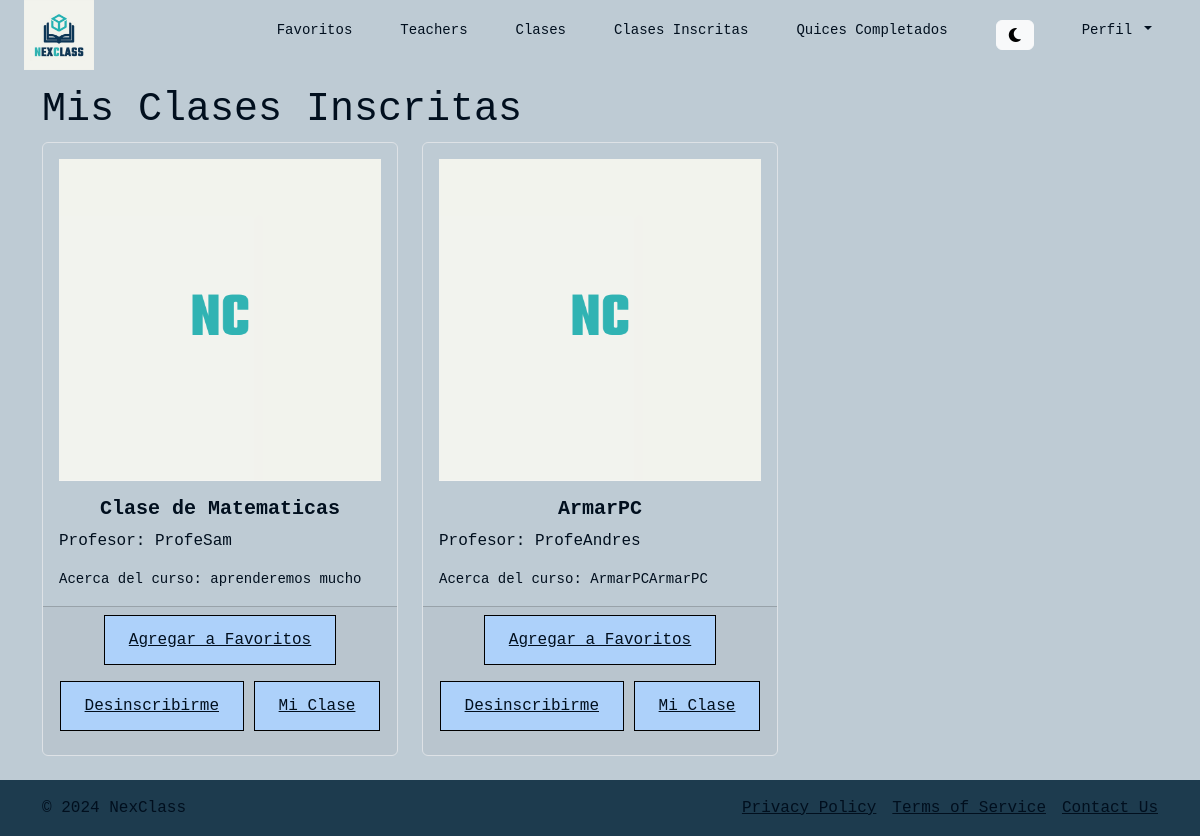
The page /clases-inscritas/ (signed in) on the database its author committed.
### mis_clases_inscritas/models.py (models this page shows)
class EnrolledClasses(models.Model):
    student = models.ForeignKey(Student, on_delete=models.CASCADE)
    student_class = models.ForeignKey(Class, on_delete=models.CASCADE)
    enrolled_date = models.DateTimeField(default=timezone.now)

### classCreation_Schedules/models.py (models this page shows, shortened)
class Class(models.Model):
    className = models.CharField(max_length=100)
    teacher = models.ForeignKey('users.Teacher', on_delete=models.CASCADE)
    description = models.TextField()
    class_picture = models.ImageField(upload_to='class_photos/', default='class_photos/default_profile.png', null=True, blank=True)

### users/models.py (models this page shows, shortened)
class Teacher(models.Model):
    user = models.OneToOneField(User, on_delete=models.CASCADE)
    specialties = models.CharField(
        max_length=50,
        choices=Specialties.choices
    )
    biography = models.TextField()
    average_rating = models.FloatField(default=0.0)
    availability = models.CharField(
        max_length=50,
        choices=Availability.choices
    )
    mode = models.CharField(
        max_length=50,
        choices=Mode.choices
    )
    def average_rating(self):
        ratings = self.ratings.all()
        if ratings:
            return sum([rating.rating for rating in ratings]) / ratings.count()
        return 0

class User(AbstractBaseUser, PermissionsMixin):
    user_id = models.AutoField(primary_key=True)
    name = models.CharField(max_length=255)
    username = models.CharField(max_length=150, unique=True)
    email = models.EmailField(unique=True)
    password = models.CharField(max_length=128)
    user_type = models.CharField(
        max_length=10,
        choices=UserType.choices
    )
    registration_date = models.DateTimeField(auto_now_add=True)
    profile_picture = models.ImageField(upload_to='profile_photos/', default='profile_photos/default_profile.png',
                                        null=True, blank=True)
    address = models.CharField(max_length=255, null=True, blank=True)
    profile_complete = models.BooleanField(default=False)
    is_active = models.BooleanField(default=True)
    is_staff = models.BooleanField(default=False)
    objects = UserManager()
    USERNAME_FIELD = 'username'
    REQUIRED_FIELDS = ['email', 'name']

### mis_clases_inscritas/views.py (the view)
# urls.py: path('clases-inscritas/', views.clases_inscritas, name='clases_inscritas'),
def clases_inscritas(request):
    student = Student.objects.get(user=request.user)
    enrolled_classes = EnrolledClasses.objects.filter(student=student)  # Filtrar clases inscritas por el estudiante
    return render(request, 'clases_inscritas.html', {'enrolled_classes': enrolled_classes})

### mis_clases_inscritas/templates/clases_inscritas.html (shortened to what this page needs)
{% extends 'navbar.html' %}
{% block content %}
<div class="container mt-3">
    <h1>Mis Clases Inscritas</h1>
    {% if enrolled_classes %}
        <div class="row">
            {% for enrolled_class in enrolled_classes %}
            <div class="col-md-4 mb-4 d-flex align-items-stretch">
                <div class="card bg-transparent border">
                    <img class="card-img-top px-3 pt-3" src="{{ enrolled_class.student_class.class_picture.url }}" alt="{{ enrolled_class.student_class.className }}">
                    <div class="card-body text_custom">
                        <h5 class="card-title text-center fw-bold">{{ enrolled_class.student_class.className }}</h5>
                        <p class="card-text">Profesor: {{ enrolled_class.student_class.teacher.user.name }}</p>
                        <p class="card-text"><small>Acerca del curso: {{ enrolled_class.student_class.description }}</small></p>
                    </div>
                    <div class="card-footer text-center">
                        <a href="{% url 'add_favorite_class' enrolled_class.student_class.id %}" class="button-custom-two mb-3">Agregar a Favoritos</a>
                        <a href="{% url 'remove_class' enrolled_class.student_class.id %}" class="button-custom-two mb-3">Desinscribirme</a>
                        <a href="{% url 'mi_clase_inscrita' enrolled_class.student_class.id %}" class="button-custom-two mb-3">Mi Clase</a>
                    </div>
                </div>
            </div>
            {% endfor %}
        </div>
    {% else %}
        <p>No estás inscrito en ninguna clase.</p>
    {% endif %}
</div>
{% endblock %}

### NextClassProject/static/styles/global.css (style rules this page uses)
h1, h2, h3, h4, h5, h6 { font-family: "Space Mono", monospace; color: var(--text-color); }
.text_custom { color: var(--text-color); }
.button-custom-two { background-color: var(--button-bg-color-two); color: var(--button-text-color); border: 0.5px solid var(--border-color); border-radius: 0; padding: 12px 24px; text-align: center; display: inline-block; font-size: 16px; cursor: pointer; transition: background-color 0.3s, color 0.3s; }
a { gap: 2px; color: var(--text-color); }

### rows shown on the page
EnrolledClasses: student_class.class_picture (placeholder picture), student_class.className "Clase de Matematicas", student_class.teacher.user.name "ProfeSam", student_class.description "aprenderemos mucho"
EnrolledClasses: student_class.class_picture (placeholder picture), student_class.className "ArmarPC", student_class.teacher.user.name "ProfeAndres", student_class.description "ArmarPCArmarPC"
